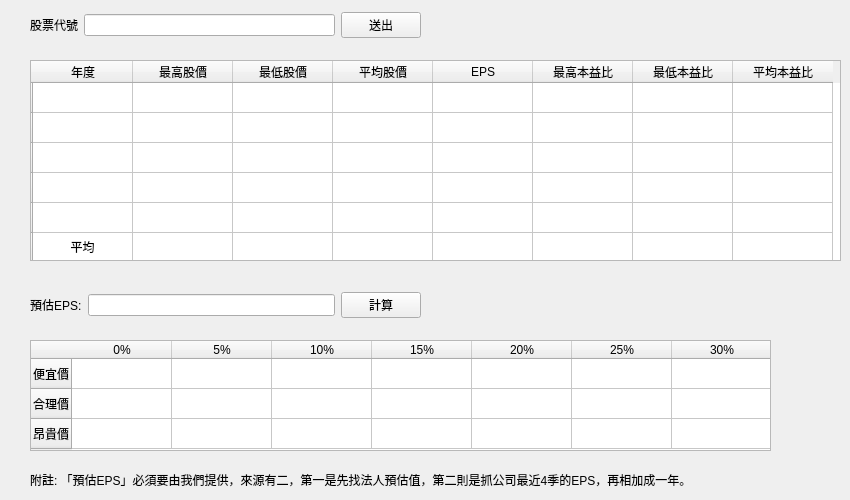
<?xml version="1.0" encoding="UTF-8"?>
<ui version="4.0">
 <class>MainWindow</class>
 <widget class="QMainWindow" name="MainWindow">
  <property name="geometry">
   <rect>
    <x>0</x>
    <y>0</y>
    <width>850</width>
    <height>500</height>
   </rect>
  </property>
  <property name="minimumSize">
   <size>
    <width>850</width>
    <height>500</height>
   </size>
  </property>
  <property name="maximumSize">
   <size>
    <width>850</width>
    <height>500</height>
   </size>
  </property>
  <property name="windowTitle">
   <string>MainWindow</string>
  </property>
  <widget class="QWidget" name="centralwidget">
   <widget class="QWidget" name="gridLayoutWidget">
    <property name="geometry">
     <rect>
      <x>30</x>
      <y>10</y>
      <width>391</width>
      <height>31</height>
     </rect>
    </property>
    <layout class="QGridLayout" name="gridLayout">
     <item row="0" column="1">
      <widget class="QLineEdit" name="lineEdit_stock_num"/>
     </item>
     <item row="0" column="0">
      <widget class="QLabel" name="label_stock_num">
       <property name="text">
        <string>股票代號</string>
       </property>
      </widget>
     </item>
     <item row="0" column="2">
      <widget class="QPushButton" name="pushButton_send">
       <property name="text">
        <string>送出</string>
       </property>
      </widget>
     </item>
    </layout>
   </widget>
   <widget class="QTableWidget" name="tabledata">
    <property name="geometry">
     <rect>
      <x>30</x>
      <y>60</y>
      <width>811</width>
      <height>201</height>
     </rect>
    </property>
    <property name="verticalScrollBarPolicy">
     <enum>Qt::ScrollBarAlwaysOff</enum>
    </property>
    <property name="horizontalScrollBarPolicy">
     <enum>Qt::ScrollBarAlwaysOff</enum>
    </property>
    <property name="sizeAdjustPolicy">
     <enum>QAbstractScrollArea::AdjustToContents</enum>
    </property>
    <property name="showGrid">
     <bool>true</bool>
    </property>
    <property name="gridStyle">
     <enum>Qt::SolidLine</enum>
    </property>
    <property name="sortingEnabled">
     <bool>true</bool>
    </property>
    <attribute name="horizontalHeaderCascadingSectionResizes">
     <bool>false</bool>
    </attribute>
    <row>
     <property name="text">
      <string/>
     </property>
    </row>
    <row>
     <property name="text">
      <string/>
     </property>
    </row>
    <row>
     <property name="text">
      <string/>
     </property>
    </row>
    <row>
     <property name="text">
      <string/>
     </property>
    </row>
    <row>
     <property name="text">
      <string/>
     </property>
    </row>
    <row>
     <property name="text">
      <string/>
     </property>
    </row>
    <column>
     <property name="text">
      <string>年度</string>
     </property>
     <property name="textAlignment">
      <set>AlignCenter</set>
     </property>
    </column>
    <column>
     <property name="text">
      <string>最高股價</string>
     </property>
     <property name="textAlignment">
      <set>AlignCenter</set>
     </property>
    </column>
    <column>
     <property name="text">
      <string>最低股價</string>
     </property>
     <property name="textAlignment">
      <set>AlignCenter</set>
     </property>
    </column>
    <column>
     <property name="text">
      <string>平均股價</string>
     </property>
     <property name="textAlignment">
      <set>AlignCenter</set>
     </property>
    </column>
    <column>
     <property name="text">
      <string>EPS</string>
     </property>
     <property name="textAlignment">
      <set>AlignCenter</set>
     </property>
    </column>
    <column>
     <property name="text">
      <string>最高本益比</string>
     </property>
     <property name="textAlignment">
      <set>AlignCenter</set>
     </property>
    </column>
    <column>
     <property name="text">
      <string>最低本益比</string>
     </property>
     <property name="textAlignment">
      <set>AlignCenter</set>
     </property>
    </column>
    <column>
     <property name="text">
      <string>平均本益比</string>
     </property>
     <property name="textAlignment">
      <set>AlignCenter</set>
     </property>
    </column>
    <item row="0" column="0">
     <property name="text">
      <string/>
     </property>
    </item>
    <item row="5" column="0">
     <property name="text">
      <string>平均</string>
     </property>
     <property name="textAlignment">
      <set>AlignCenter</set>
     </property>
    </item>
   </widget>
   <widget class="QTableWidget" name="tableprice">
    <property name="geometry">
     <rect>
      <x>30</x>
      <y>340</y>
      <width>741</width>
      <height>111</height>
     </rect>
    </property>
    <property name="verticalScrollBarPolicy">
     <enum>Qt::ScrollBarAlwaysOff</enum>
    </property>
    <property name="horizontalScrollBarPolicy">
     <enum>Qt::ScrollBarAlwaysOff</enum>
    </property>
    <property name="sizeAdjustPolicy">
     <enum>QAbstractScrollArea::AdjustToContents</enum>
    </property>
    <property name="showGrid">
     <bool>true</bool>
    </property>
    <property name="gridStyle">
     <enum>Qt::SolidLine</enum>
    </property>
    <property name="sortingEnabled">
     <bool>true</bool>
    </property>
    <attribute name="horizontalHeaderCascadingSectionResizes">
     <bool>false</bool>
    </attribute>
    <row>
     <property name="text">
      <string>便宜價</string>
     </property>
    </row>
    <row>
     <property name="text">
      <string>合理價</string>
     </property>
    </row>
    <row>
     <property name="text">
      <string>昂貴價</string>
     </property>
    </row>
    <column>
     <property name="text">
      <string>0%</string>
     </property>
     <property name="textAlignment">
      <set>AlignCenter</set>
     </property>
    </column>
    <column>
     <property name="text">
      <string>5%</string>
     </property>
     <property name="textAlignment">
      <set>AlignCenter</set>
     </property>
    </column>
    <column>
     <property name="text">
      <string>10%</string>
     </property>
     <property name="textAlignment">
      <set>AlignCenter</set>
     </property>
    </column>
    <column>
     <property name="text">
      <string>15%</string>
     </property>
     <property name="textAlignment">
      <set>AlignCenter</set>
     </property>
    </column>
    <column>
     <property name="text">
      <string>20%</string>
     </property>
     <property name="textAlignment">
      <set>AlignCenter</set>
     </property>
    </column>
    <column>
     <property name="text">
      <string>25%</string>
     </property>
     <property name="textAlignment">
      <set>AlignCenter</set>
     </property>
    </column>
    <column>
     <property name="text">
      <string>30%</string>
     </property>
     <property name="textAlignment">
      <set>AlignCenter</set>
     </property>
    </column>
   </widget>
   <widget class="QLabel" name="label_ps1">
    <property name="geometry">
     <rect>
      <x>30</x>
      <y>470</y>
      <width>681</width>
      <height>20</height>
     </rect>
    </property>
    <property name="text">
     <string>附註: 「預估EPS」必須要由我們提供，來源有二，第一是先找法人預估值，第二則是抓公司最近4季的EPS，再相加成一年。</string>
    </property>
   </widget>
   <widget class="QWidget" name="gridLayoutWidget_2">
    <property name="geometry">
     <rect>
      <x>30</x>
      <y>290</y>
      <width>391</width>
      <height>31</height>
     </rect>
    </property>
    <layout class="QGridLayout" name="gridLayout_2">
     <item row="0" column="1">
      <widget class="QLineEdit" name="lineEdit_eps"/>
     </item>
     <item row="0" column="0">
      <widget class="QLabel" name="label_eps">
       <property name="text">
        <string>預估EPS:</string>
       </property>
      </widget>
     </item>
     <item row="0" column="2">
      <widget class="QPushButton" name="pushButton_calc">
       <property name="text">
        <string>計算</string>
       </property>
      </widget>
     </item>
    </layout>
   </widget>
  </widget>
 </widget>
 <resources/>
 <connections/>
</ui>
